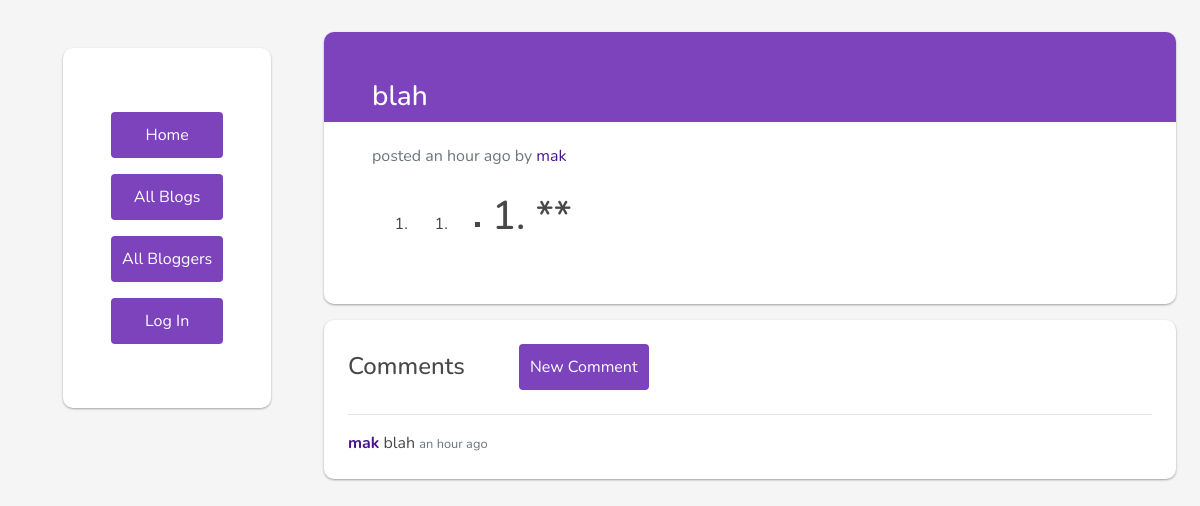
/blog/16/, run on the app's committed database.
### blog/models.py (models this page shows)
class Post(models.Model) :
    title = models.CharField(max_length=100)
    content = models.TextField(max_length=2000)
    created_at = models.DateTimeField(auto_now_add=True)
    created_by = models.ForeignKey(
        settings.AUTH_USER_MODEL, related_name='posts', on_delete=models.CASCADE)
    def get_post_as_markdown(self):
        return mark_safe(markdown(self.content, safe_mode='escape'))
    class Meta:
        ordering = ['-created_at']

class Comment(models.Model) :
    content = models.TextField(max_length=300)
    created_at = models.DateTimeField(auto_now_add=True)
    post = models.ForeignKey(
        Post, related_name='comments', on_delete=models.CASCADE)
    created_by = models.ForeignKey(
        settings.AUTH_USER_MODEL, related_name='comments', on_delete=models.CASCADE)

### accounts/models.py (models this page shows)
class User(AbstractUser):
    bio = models.CharField(max_length=200, null=True)
    is_blogger = models.BooleanField(default = False)

### blog/views.py (the view)
# urls.py: path('blog/<int:pk>/', views.PostView.as_view(), name='blog'),
class PostView(DetailView):
	model = Post
	context_object_name = 'post'
	template_name = 'blog/post.html'

### blog/templates/blog/post.html (shortened to what this page needs)
{% extends 'blog/base.html' %}
{% load humanize %}
{% block content %}
{% if post %}
    <div class="my-3 p-5 bg-white post-card">
        <div class='post-title'><h3>{{post.title}}</h3></div>
        <div class="text-muted"> posted {{ post.created_at|naturaltime}} by
            <a href="{% url 'blog:blogger' post.created_by %}">{{ post.created_by}}</a>
        </div>
        <div class="mt-4"> {{ post.get_post_as_markdown}} </div>
    </div>
{% endif %}
<div class="my-3 p-4 bg-white comment-card">
    <h4 class='comment-title'>Comments</h4>
    <a href="{% url 'blog:comment' post.id %}">
    <button class='btn bg-white mb-2 p-2 comment-btn'>New Comment</button>
    </a>
    {% if post.comments %}
        {% for comment in post.comments.all %}
            <div>
                <hr>
                {% if comment.created_by.is_blogger %}
                    <a href="{% url 'blog:blogger' post.created_by %}"><strong>{{ comment.created_by }}</strong></a>
                {% else %}
                    <strong>{{ comment.created_by }}</strong>
                {% endif %}
                <span>{{comment.content}}</span>
                <small class="text-muted">{{ comment.created_at|naturaltime}}</small>
            </div>
        {% endfor %}
</div>
{% endif %}
{% endblock %}

### blog/static/css/custom.css (style rules this page uses)
body { background-color: #f5f5f6; color: #484848 ; font-family: 'Nunito', sans-serif; }
a { color: #4a148c !important; }
.comment-title { display: inline-block }
.comment-btn { margin-left: 50px; margin-bottom: 10px; }
.navbar-links a, .comment-btn, .submit-btn { display: block; border: 3px solid transparent; background-color: #7c43bd !important; color: white !important; }
.comment-btn { display: inline-block; }
.post-card { border-radius: 10px; background: linear-gradient(#7c43bd 90px, #fff 90px); box-shadow: 0 1px 3px rgba(0,0,0,0.12), 0 1px 2px rgba(0,0,0,0.24); }
.post-title { color: #fff; margin-bottom: 30px; }
.comment-card, .nav-card, .posts-card, .signin-form, .blogger-card, .comment-form, .post-form { border-radius: 10px; box-shadow: 0 1px 3px rgba(0,0,0,0.12), 0 1px 2px rgba(0,0,0,0.24); }

### data on the page
Post: title "blah", created_at "an hour ago", created_by "mak", get_post_as_markdown "1. **"
Comment: created_by "mak", content "blah", created_at "an hour ago"
